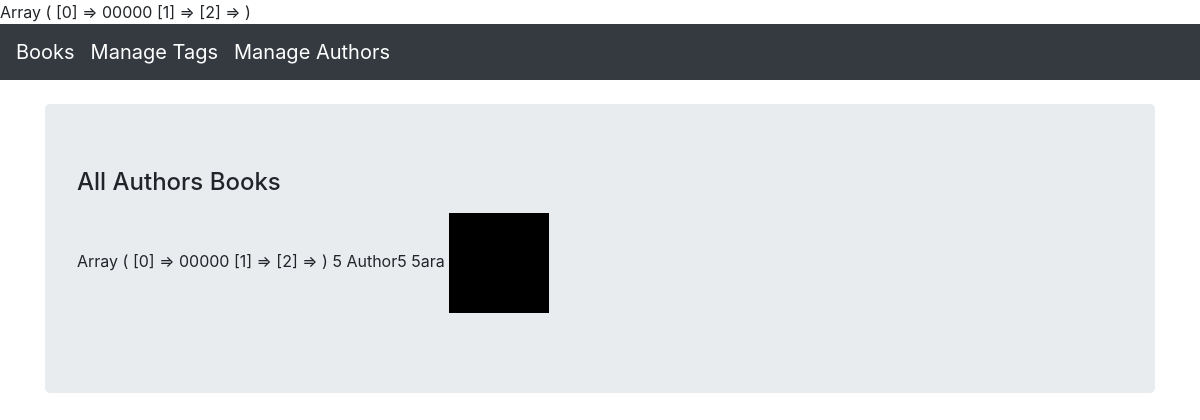
/authorBooks/index.php?id=1, run on an earlier commit of the app's database.
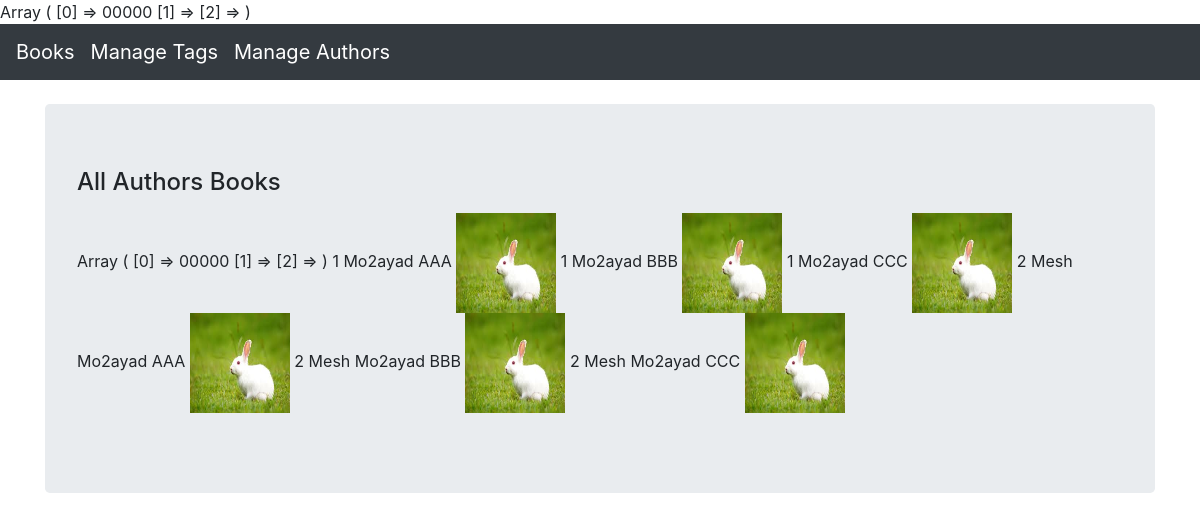
And on a later commit of the database.
### tables this page shows
CREATE TABLE `books` (
    `book_id` int(11) NOT NULL,
    `title` varchar(256) NOT NULL,
    `author_id` int(11) DEFAULT NULL,
    `book_image` varchar(255) NOT NULL
  );

CREATE TABLE `authors` (
    `id` int(11) NOT NULL,
    `author` varchar(256) NOT NULL
  );

### models/authorbooks.php (called while the page is built, shortened)
<?php
class AuthorBook
{
    private $conn;
    public function __construct($db)
    {
        $this->conn = $db;
    }
    function read()
    {
        $this->conn->setAttribute(PDO::ATTR_ERRMODE, PDO::ERRMODE_WARNING);
        $query = "SELECT
        books.book_id,
        books.title,
        books.book_image,
        authors.author,
        authors.id AS author_id
    FROM
        books
    LEFT JOIN
        authors
    ON
    authors.id = books.author_id";
        $stmt = $this->conn->prepare($query);
        $stmt->execute();
        $result = $stmt->fetchAll();
        print_r($stmt->errorInfo());
        return $result;
    }
    function readOne($id)
    {
        $this->conn->setAttribute(PDO::ATTR_ERRMODE, PDO::ERRMODE_WARNING);
        $query = "SELECT
        books.book_id,
        books.author_id,
        books.title,
        books.book_image,
        authors.id author
    FROM
        books
    LEFT JOIN
        authors
    ON
    authors.id = books.author_id
    WHERE
        books.author_id = ?";
        $stmt = $this->conn->prepare($query);
        $stmt->bindParam(1, $id);
        $stmt->execute();
        print_r($stmt->errorInfo());
    }
}

### authorBooks/index.php (the view, shortened to what this page needs)
<?php
$id = isset($_GET['id']) ? $_GET['id'] : die('ERROR: missing ID.');
include_once '../models/authorbooks.php';
include_once '../models/books.php';
$database = new Database();
$db = $database->getConnection();
$authorBook = new AuthorBook($db);
$authorBook->readOne($id);
?>
<!DOCTYPE html>
<html lang="en">
<head>
    <link rel="stylesheet" href="https://stackpath.bootstrapcdn.com/bootstrap/4.3.1/css/bootstrap.min.css">
</head>
<body>
    <div class="container mt-4">
        <div class="row">
            <div class="col-lg-12">
                <div class="jumbotron">
                    <div class="row">
                        <h4 class="col-12 mb-3">All Authors Books</h4>
                    </div>
                    <form action="<?php echo htmlspecialchars($_SERVER["PHP_SELF"] . "?id={$id}"); ?>" method="post" enctype="multipart/form-data">
                        <div>
                            <?php
                            $authorsId = $authorBook->read();
                            foreach ($authorsId as $row) :  ?>
                                <tr>
                                    <th scope="row"><?php echo $row['author_id']; ?></th>
                                    <td><?php echo $row['author']; ?></td>
                                    <td><?php echo $row['title']; ?></td>
                                    <td><?php echo '<img src="/books/uploads/' . $row["book_image"] . '" alt="no_image" style="width:100px;height:100px;"> </img>'; ?></td>
                                </tr>
                            <?php endforeach; ?>
                        </div>
                    </form>
                </div>
            </div>
        </div>
    </div>
</html>

What changed in the data, as far as the page shows it:
changed books (number 1 of 6 on the later page): author "5" → "1"; author.author "Author5" → "Mo2ayad"; title "5ara" → "AAA"; book_image: a different picture
added books: author "1", author.author "Mo2ayad", title "BBB", book_image (picture)
added books: author "1", author.author "Mo2ayad", title "CCC", book_image (picture)
added books: author "2", author.author "Mesh Mo2ayad", title "AAA", book_image (picture)
added books: author "2", author.author "Mesh Mo2ayad", title "BBB", book_image (picture)
added books: author "2", author.author "Mesh Mo2ayad", title "CCC", book_image (picture)
